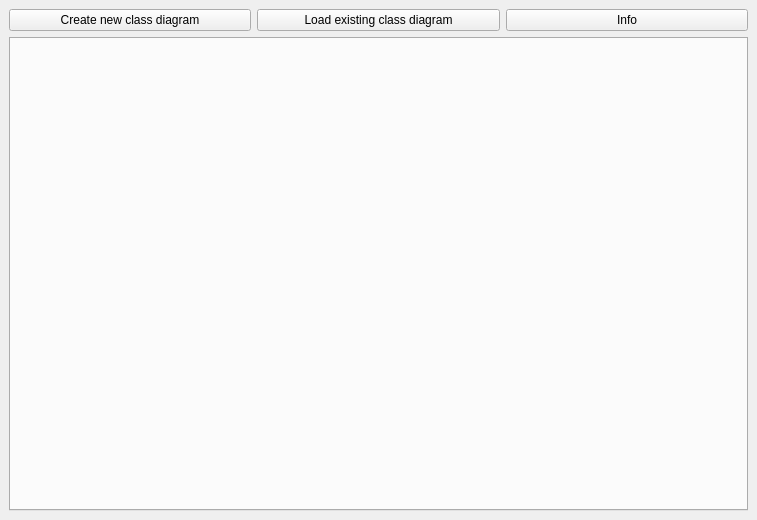
<?xml version="1.0" encoding="UTF-8"?>
<ui version="4.0">
 <class>MainWindow</class>
 <widget class="QMainWindow" name="MainWindow">
  <property name="geometry">
   <rect>
    <x>0</x>
    <y>0</y>
    <width>757</width>
    <height>520</height>
   </rect>
  </property>
  <property name="windowTitle">
   <string>MainWindow</string>
  </property>
  <widget class="QWidget" name="centralwidget">
   <layout class="QVBoxLayout" name="verticalLayout_2">
    <item>
     <layout class="QVBoxLayout" name="verticalLayout">
      <item>
       <layout class="QHBoxLayout" name="horizontalLayout">
        <item>
         <widget class="QPushButton" name="btnCreateNewDiagram">
          <property name="text">
           <string>Create new class diagram</string>
          </property>
         </widget>
        </item>
        <item>
         <widget class="QPushButton" name="btnLoadExistingDiagram">
          <property name="text">
           <string>Load existing class diagram</string>
          </property>
         </widget>
        </item>
        <item>
         <widget class="QPushButton" name="pushButton">
          <property name="text">
           <string>Info</string>
          </property>
         </widget>
        </item>
       </layout>
      </item>
      <item>
       <widget class="QTabWidget" name="tabWidget">
        <property name="currentIndex">
         <number>-1</number>
        </property>
       </widget>
      </item>
     </layout>
    </item>
   </layout>
  </widget>
 </widget>
 <resources/>
 <connections/>
</ui>
